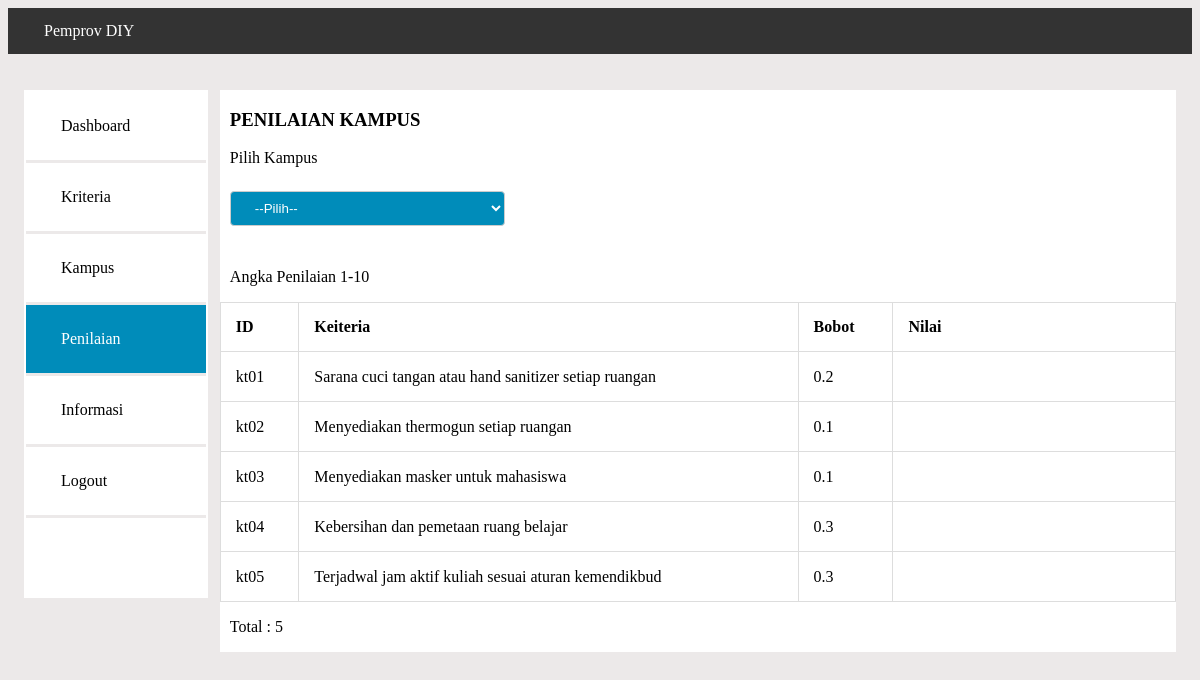
The page /penilaian.php on the database its author committed.
### tables this page shows
CREATE TABLE `tbl_kriteria` (
  `id_kt` varchar(10) NOT NULL,
  `nama_kt` varchar(100) NOT NULL,
  `bobot` float NOT NULL
);

### penilaian.php (the view, shortened to what this page needs)
<!DOCTYPE html>
<html>
    <head>
        <link rel="stylesheet" href="styleku.css">
    </head>
<body>
    <div class="navbar">
        <ul>
            <li><a href="utama.php">Pemprov DIY</a></li>
        </ul>
    </div>
    <div class="kontainer">
        <div class="sidenav">
            <ul>
                <li><a href="utama.php">Dashboard</a></li>
                <li><a href="kriteria.php">Kriteria</a></li>
                <li><a href="kampus.php">Kampus</a></li>
                <li><a class="active" href="penilaian.php">Penilaian</a></li>
                <li><a href="info.php">Informasi</a></li>
                <li><a href="login.php">Logout</a></li>
            </ul>
        </div>
        <div class="konten">
            <div class="sidebar">
                <h3>PENILAIAN KAMPUS</h3>
            </div>
            <div class="plhkampus">
                <p>Pilih Kampus</p>
                <form action="penilaian.php" method="POST">
                <select name="tbl_kampus">
                    <option disabled selected>--Pilih--</option>
                </select>
            </form>
            </div>
                <?php include("koneksi.php");
                ?>
                <div class="plhnilai">
                    <br>
                    <p>Angka  Penilaian 1-10</p>
                    <table>
                        <thead>
                            <tr>
                                <th>ID</th>
                                <th>Keiteria</th>
                                <th>Bobot</th>
                                <th>Nilai</th>
                            </tr>
                        </thead>
                    <tbody>
                    <?php
                    $sql = "SELECT * FROM tbl_kriteria";
                    $query = mysqli_query($koneksi, $sql);
                    while($krt = mysqli_fetch_array($query))
                    {
                        echo "<tr>";
                        echo "<td>".$krt['id_kt']."</td>";
                        echo "<td>".$krt['nama_kt']."</td>";
                        echo "<td>".$krt['bobot']."</td>";
                        echo "<td>";
                        echo "<input type='text' name='nilai' class='nilai' id='nilai'/>";
                        echo "</td>";
                        echo "</tr>";
                    }
                    ?>
                </tbody>
                </table>
                <p>Total : <?php echo mysqli_num_rows($query)?></p>
            </div>
        </div>
    </div>
</body>
</html>

### styleku.css (style rules this page uses)
.navbar ul { background-color: #333; list-style-type: none; margin: 0; padding: 0; overflow: hidden; }
.navbar li { float: left; margin-left: 20px; }
.navbar li a { display: block; color: white; text-align: center; padding: 14px 16px; text-decoration: none; }
body { background-color: #ece9e9; }
.kontainer { margin-top: 20px; margin-left: auto; margin-right: auto; padding: 1em; }
.kontainer .sidenav { float: left; }
.kontainer .sidenav ul { list-style-type: none; background-color: white; position: fixed; overflow: auto; width: 15%; margin: 0; padding: 0; height: 63%; border: 2px solid white; }
.kontainer .sidenav li { border-bottom: 3px solid #ece9e9; }
.kontainer .sidenav li a { text-align: left; display: block; color: #000; text-decoration: none; padding: 25px 35px; }
.kontainer .sidenav li a.active { background-color: #008CBA; color: white; }
.kontainer .konten { background-color: white; float: right; width: 83%; margin-left: 20px; }
.kontainer .konten .sidebar h3 { text-align: left; margin-left: 10px; }
.kontainer .konten .dkriteria table, td, th { border: 1px solid #ddd; text-align: left; }
.kontainer .konten .dkriteria th, td { padding: 15px; }
.kontainer .konten .dtakampus table, td, th { border: 1px solid #ddd; text-align: left; }
.kontainer .konten .dtakampus th, td { padding: 15px; }
.kontainer .konten .plhkampus { margin-left: 10px; }
.kontainer .konten .plhkampus select { padding: 8px 20px; margin: 8px 0; display: inline-block; border: 1px solid #ccc; border-radius: 4px; box-sizing: border-box; background-color: #008CBA; color: white; }
.kontainer .konten .plhnilai p { margin-left: 10px; }
.kontainer .konten .plhnilai table, td, th { border: 1px solid #ddd; text-align: left; }
.kontainer .konten .plhnilai table { border-collapse: collapse; width: 100%; }
.kontainer .konten .plhnilai th, td { padding: 15px; }
.kontainer .konten .plhnilai input { border: 1px solid white; }

### rows shown on the page
tbl_kriteria: id_kt "kt01", nama_kt "Sarana cuci tangan atau hand sanitizer setiap ruangan", bobot "0.2"
tbl_kriteria: id_kt "kt02", nama_kt "Menyediakan thermogun setiap ruangan", bobot "0.1"
tbl_kriteria: id_kt "kt03", nama_kt "Menyediakan masker untuk mahasiswa", bobot "0.1"
tbl_kriteria: id_kt "kt04", nama_kt "Kebersihan dan pemetaan ruang belajar", bobot "0.3"
tbl_kriteria: id_kt "kt05", nama_kt "Terjadwal jam aktif kuliah sesuai aturan kemendikbud", bobot "0.3"

### other values the page prints
mysqli_num_rows($query) "5"
